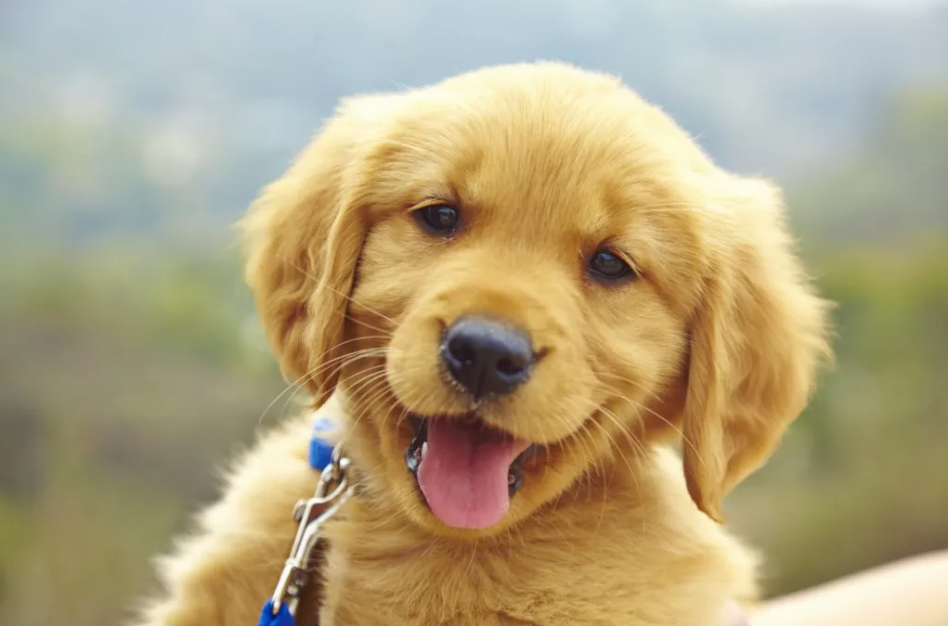
#> input picture imageMM-main/imageMM-main/Q2/image.png, 948 x 626 px
$ jupyter execute Ex1.ipynb
#> lines starting #> are read from the running program, lines starting #| are printed output that depends on the picture
[cell 1]
import cv2
import numpy as np
from matplotlib import pyplot as plt

[cell 2]
# Load an example image in grayscale
image = cv2.imread('image.png', cv2.IMREAD_GRAYSCALE)
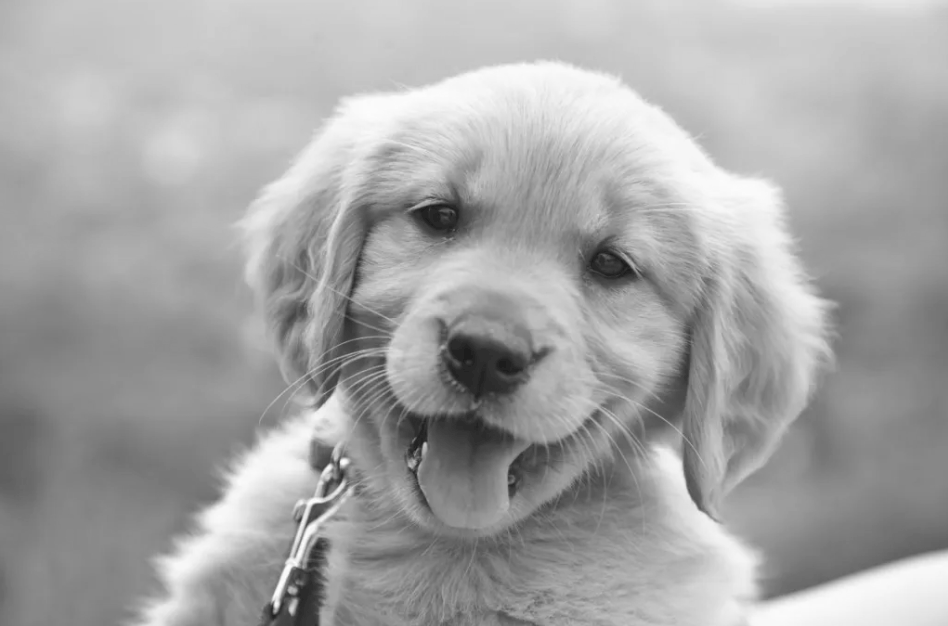
#> image: shape (626, 948); min 28, max 255, mean 165.9
if image is None:
    print("Error: Could not load the image.")
else:
    # Display the original image
    plt.imshow(image, cmap='gray')
    plt.title('Original Image')
    plt.axis('off')
    plt.show()

[cell 3]
# Perform contrast stretching
min_val, max_val = np.min(image), np.max(image)
#> min_val = 28; max_val = 255
contrast_factor = -0.1  # Increase this factor to enhance contrast further
contrast_increased = np.clip((image - min_val) * contrast_factor + min_val, 0, 255).astype(np.uint8)
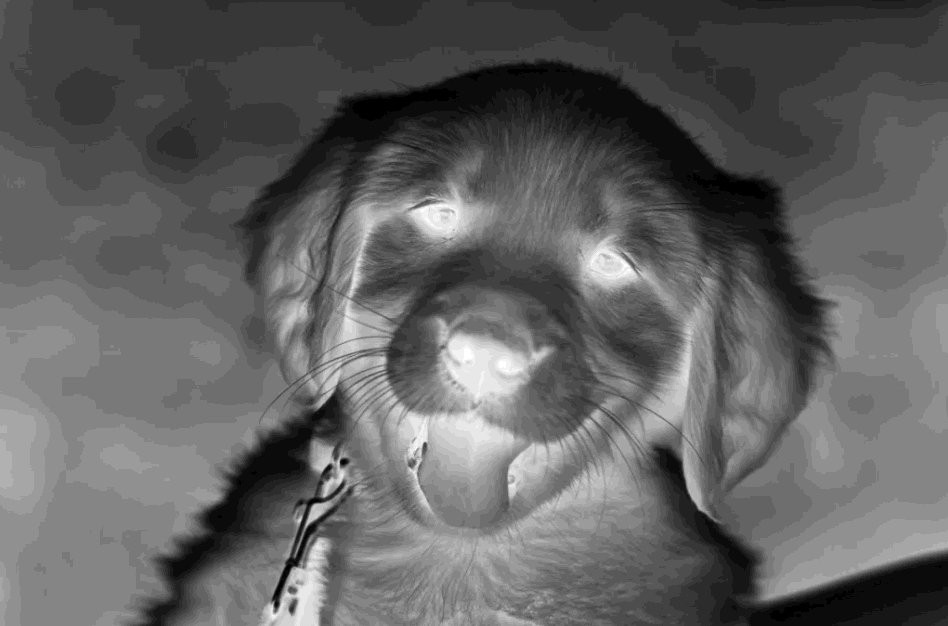
#> contrast_increased: shape (626, 948); min 5, max 28, mean 13.8; drawn with min black and max white
contrast_stretched = cv2.normalize(contrast_increased, None, alpha=0, beta=255, norm_type=cv2.NORM_MINMAX)

# Display contrast-stretched image
plt.imshow(contrast_stretched, cmap='gray')
plt.title('Contrast-Stretched Image')
plt.axis('off')
plt.show()

[cell 4]
# Apply a simple linear filter (Gaussian Blur)
kernel_size = (15, 15)
sigma = 30
filtered_image = cv2.GaussianBlur(image, kernel_size, sigma)

# Display filtered image
plt.imshow(filtered_image, cmap='gray')
plt.title('Filtered Image (Gaussian Blur)')
plt.axis('off')
plt.show()

[cell 5]
# Plot histograms of the original, contrast-stretched, and filtered images
plt.figure(figsize=(12, 6))
plt.subplot(1, 3, 1)
plt.hist(image.ravel(), bins=256, range=[0, 256])
plt.title('Histogram of Original Image')

plt.subplot(1, 3, 2)
plt.hist(contrast_stretched.ravel(), bins=256, range=[0, 256])
plt.title('Histogram of Contrast-Stretched Image')

plt.subplot(1, 3, 3)
plt.hist(filtered_image.ravel(), bins=256, range=[0, 256])
plt.title('Histogram of Filtered Image')
plt.show()
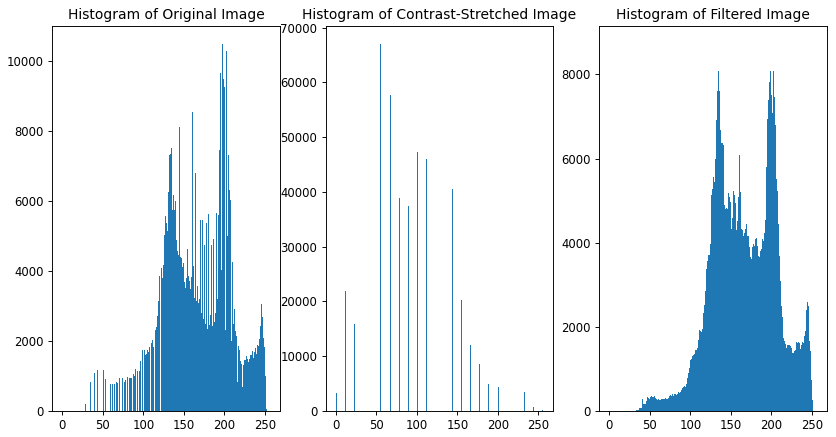
#> figure drawn by matplotlib, 3 panels; panel 1: tallest bar 10486 high, from x = 197 to 198; panel 2: tallest bar 66949 high, from x = 55 to 56; panel 3: tallest bar 8713 high, from x = 199 to 200
